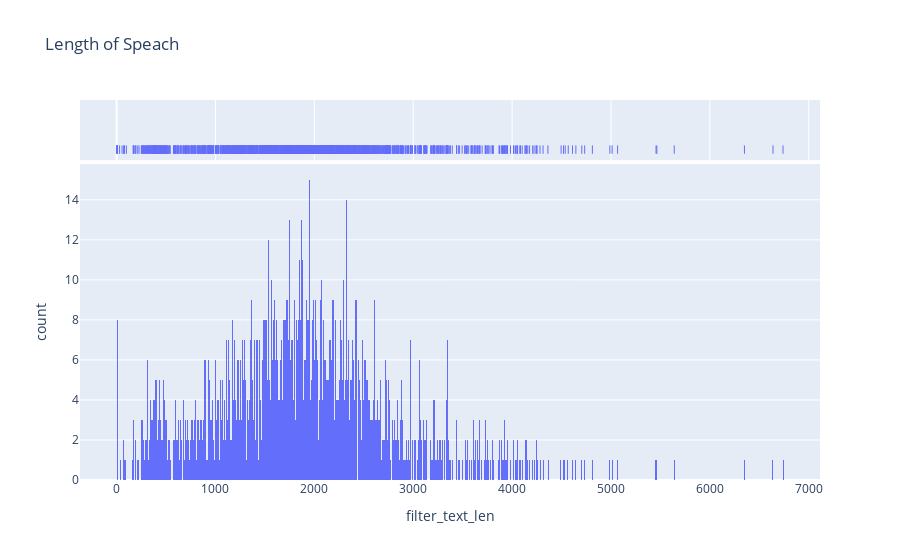

The notebook cell this image was saved under:
### Code cell
fig = px.histogram(df, x="filter_text_len", marginal="rug",nbins=1000, hover_data=['speaker','title']
                  ,title="Length of Speach")
fig.show()

### Figure 1 — Plotly figure (JSON) as saved in the notebook; plotly's stock layout.template omitted (floating-point values rounded to 4 significant figures; data arrays with more than 128 entries replaced by an {"elided": "..."} marker saying what was removed)
{"data": [{"alignmentgroup": "True", "bingroup": "x", "hovertemplate": "filter_text_len=%{x}<br>count=%{y}<extra></extra>", "legendgroup": "", "marker": {"color": "#636efa", "pattern": {"shape": ""}}, "name": "", "nbinsx": 1000, "offsetgroup": "", "orientation": "v", "showlegend": false, "type": "histogram", "x": {"elided": "1456 int values"}, "xaxis": "x", "yaxis": "y"}, {"alignmentgroup": "True", "boxpoints": "all", "customdata": {"elided": "1456x2 str values"}, "fillcolor": "rgba(255,255,255,0)", "hoveron": "points", "hovertemplate": "filter_text_len=%{x}<br>speaker=%{customdata[0]}<br>title=%{customdata[1]}<extra></extra>", "jitter": 0, "legendgroup": "", "line": {"color": "rgba(255,255,255,0)"}, "marker": {"color": "#636efa", "symbol": "line-ns-open"}, "name": "", "offsetgroup": "", "showlegend": false, "type": "box", "x": {"elided": "1456 int values"}, "xaxis": "x2", "yaxis": "y2"}], "layout": {"autosize": true, "barmode": "relative", "legend": {"tracegroupgap": 0}, "title": {"text": "Length of Speach"}, "xaxis": {"anchor": "y", "autorange": true, "domain": [0, 1], "range": [-370.2, 7114.0], "title": {"text": "filter_text_len"}, "type": "linear"}, "xaxis2": {"anchor": "y2", "autorange": true, "domain": [0, 1], "matches": "x", "range": [-370.2, 7114.0], "showgrid": true, "showticklabels": false, "type": "linear"}, "yaxis": {"anchor": "x", "autorange": true, "domain": [0, 0.8316], "range": [0, 15.79], "title": {"text": "count"}}, "yaxis2": {"anchor": "x2", "autorange": true, "domain": [0.8416, 1], "matches": "y2", "range": [-0.6176, 0.5], "showgrid": false, "showline": false, "showticklabels": false, "ticks": "", "type": "category"}}}
